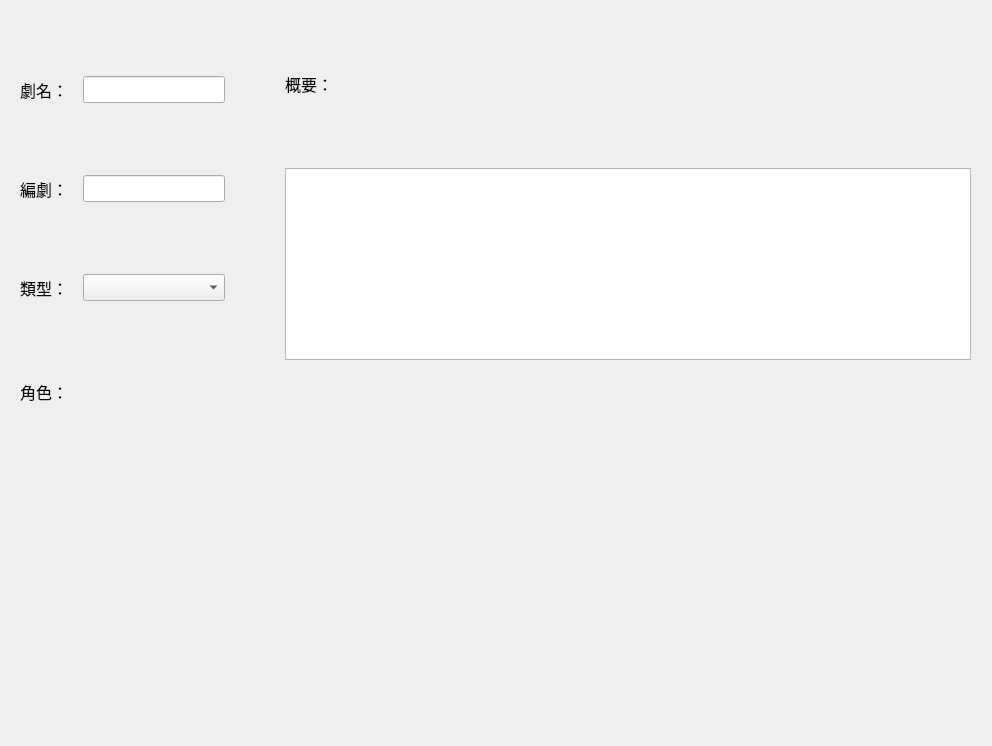
<?xml version="1.0" encoding="UTF-8"?>
<ui version="4.0">
 <class>Form</class>
 <widget class="QWidget" name="Form">
  <property name="geometry">
   <rect>
    <x>0</x>
    <y>0</y>
    <width>992</width>
    <height>746</height>
   </rect>
  </property>
  <property name="windowTitle">
   <string>Form</string>
  </property>
  <widget class="QWidget" name="verticalLayoutWidget">
   <property name="geometry">
    <rect>
     <x>0</x>
     <y>-1</y>
     <width>991</width>
     <height>741</height>
    </rect>
   </property>
   <layout class="QVBoxLayout" name="verticalLayout_3">
    <property name="spacing">
     <number>20</number>
    </property>
    <property name="leftMargin">
     <number>20</number>
    </property>
    <property name="topMargin">
     <number>20</number>
    </property>
    <property name="rightMargin">
     <number>20</number>
    </property>
    <property name="bottomMargin">
     <number>20</number>
    </property>
    <item>
     <layout class="QHBoxLayout" name="horizontalLayout_4">
      <property name="spacing">
       <number>20</number>
      </property>
      <property name="leftMargin">
       <number>0</number>
      </property>
      <property name="topMargin">
       <number>0</number>
      </property>
      <property name="rightMargin">
       <number>0</number>
      </property>
      <item>
       <layout class="QVBoxLayout" name="verticalLayout_2">
        <property name="spacing">
         <number>15</number>
        </property>
        <item>
         <layout class="QHBoxLayout" name="horizontalLayout">
          <item>
           <widget class="QLabel" name="label">
            <property name="font">
             <font>
              <pointsize>12</pointsize>
             </font>
            </property>
            <property name="text">
             <string>劇名：</string>
            </property>
           </widget>
          </item>
          <item>
           <widget class="QLineEdit" name="lineEdit">
            <property name="sizePolicy">
             <sizepolicy hsizetype="Preferred" vsizetype="Fixed">
              <horstretch>0</horstretch>
              <verstretch>0</verstretch>
             </sizepolicy>
            </property>
            <property name="font">
             <font>
              <pointsize>12</pointsize>
             </font>
            </property>
           </widget>
          </item>
         </layout>
        </item>
        <item>
         <layout class="QHBoxLayout" name="horizontalLayout_2">
          <item>
           <widget class="QLabel" name="label_2">
            <property name="font">
             <font>
              <pointsize>12</pointsize>
             </font>
            </property>
            <property name="text">
             <string>編劇：</string>
            </property>
           </widget>
          </item>
          <item>
           <widget class="QLineEdit" name="lineEdit_2">
            <property name="sizePolicy">
             <sizepolicy hsizetype="Preferred" vsizetype="Fixed">
              <horstretch>0</horstretch>
              <verstretch>0</verstretch>
             </sizepolicy>
            </property>
            <property name="font">
             <font>
              <pointsize>12</pointsize>
             </font>
            </property>
           </widget>
          </item>
         </layout>
        </item>
        <item>
         <layout class="QHBoxLayout" name="horizontalLayout_3">
          <item>
           <widget class="QLabel" name="label_3">
            <property name="sizePolicy">
             <sizepolicy hsizetype="Fixed" vsizetype="Preferred">
              <horstretch>0</horstretch>
              <verstretch>0</verstretch>
             </sizepolicy>
            </property>
            <property name="font">
             <font>
              <pointsize>12</pointsize>
             </font>
            </property>
            <property name="text">
             <string>類型：</string>
            </property>
           </widget>
          </item>
          <item>
           <widget class="QComboBox" name="comboBox">
            <property name="font">
             <font>
              <pointsize>12</pointsize>
             </font>
            </property>
           </widget>
          </item>
         </layout>
        </item>
       </layout>
      </item>
      <item>
       <spacer name="horizontalSpacer">
        <property name="orientation">
         <enum>Qt::Horizontal</enum>
        </property>
        <property name="sizeType">
         <enum>QSizePolicy::Minimum</enum>
        </property>
        <property name="sizeHint" stdset="0">
         <size>
          <width>40</width>
          <height>20</height>
         </size>
        </property>
       </spacer>
      </item>
      <item>
       <layout class="QVBoxLayout" name="verticalLayout">
        <item>
         <widget class="QLabel" name="label_4">
          <property name="font">
           <font>
            <pointsize>12</pointsize>
           </font>
          </property>
          <property name="text">
           <string>概要：</string>
          </property>
         </widget>
        </item>
        <item>
         <widget class="QTextEdit" name="textEdit">
          <property name="sizePolicy">
           <sizepolicy hsizetype="Expanding" vsizetype="Preferred">
            <horstretch>0</horstretch>
            <verstretch>0</verstretch>
           </sizepolicy>
          </property>
          <property name="font">
           <font>
            <pointsize>12</pointsize>
           </font>
          </property>
         </widget>
        </item>
       </layout>
      </item>
     </layout>
    </item>
    <item>
     <widget class="QLabel" name="label_5">
      <property name="font">
       <font>
        <pointsize>12</pointsize>
       </font>
      </property>
      <property name="text">
       <string>角色：</string>
      </property>
      <property name="alignment">
       <set>Qt::AlignLeading|Qt::AlignLeft|Qt::AlignTop</set>
      </property>
     </widget>
    </item>
   </layout>
  </widget>
 </widget>
 <resources/>
 <connections/>
</ui>
